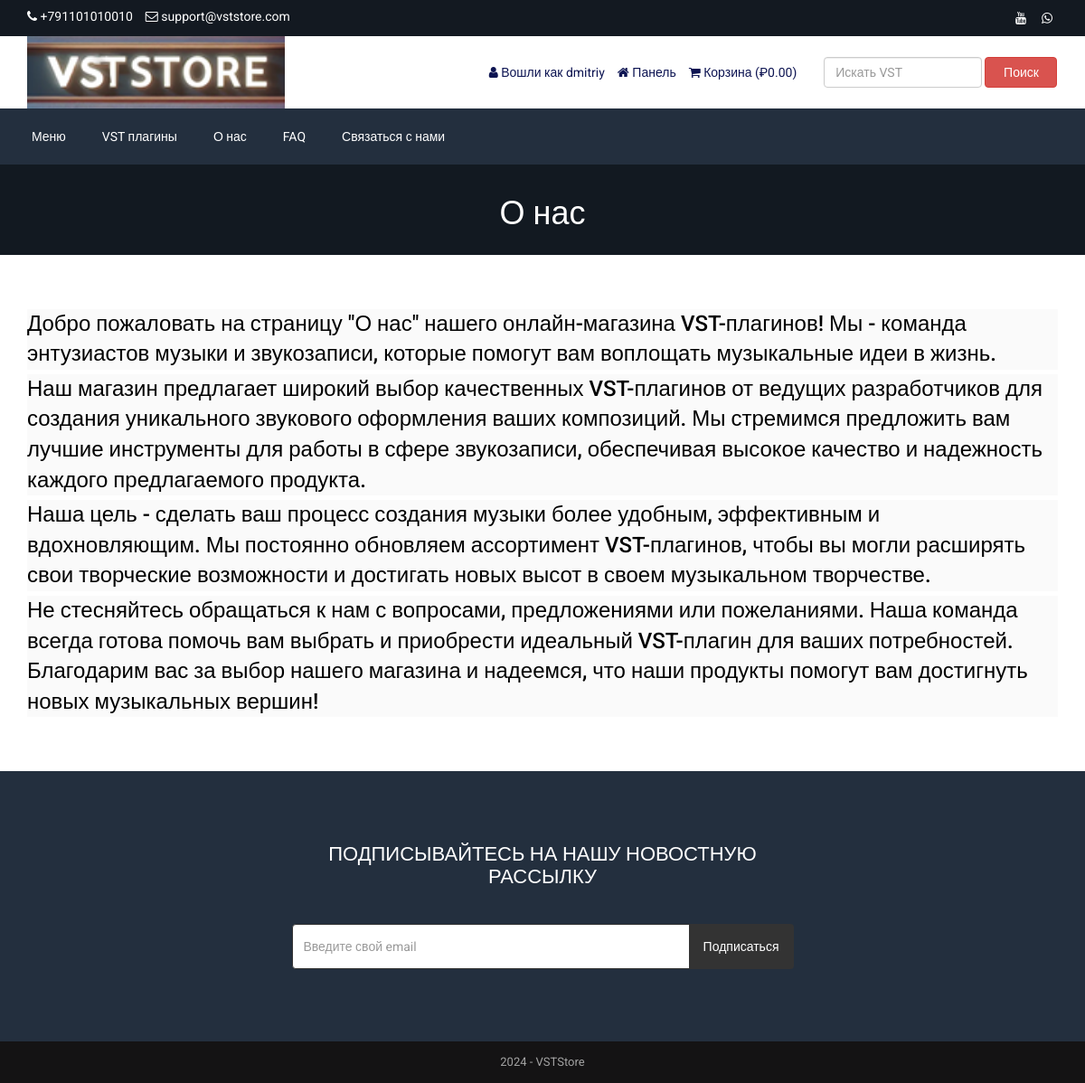
The app's page /about.php (signed in) with its own data.
### tables this page shows
CREATE TABLE `tbl_settings` (
  `id` int NOT NULL,
  `logo` varchar(255) NOT NULL,
  `favicon` varchar(255) NOT NULL,
  `footer_about` text NOT NULL,
  `footer_copyright` text NOT NULL,
  `contact_address` text NOT NULL,
  `contact_email` text NOT NULL,
  `contact_phone` varchar(255) NOT NULL,
  `receive_email` varchar(255) NOT NULL,
  `receive_email_subject` varchar(255) NOT NULL,
  `receive_email_thank_you_message` text NOT NULL,
  `forget_password_message` text NOT NULL,
  `total_recent_post_footer` int NOT NULL,
  `total_popular_post_footer` int NOT NULL,
  `total_recent_post_sidebar` int NOT NULL,
  `total_popular_post_sidebar` int NOT NULL,
  `total_featured_product_home` int NOT NULL,
  `total_latest_product_home` int NOT NULL,
  `total_popular_product_home` int NOT NULL,
  `meta_title_home` text NOT NULL,
  `meta_keyword_home` text NOT NULL,
  `meta_description_home` text NOT NULL,
  `banner_login` varchar(255) NOT NULL,
  `banner_registration` varchar(255) NOT NULL,
  `banner_forget_password` varchar(255) NOT NULL,
  `banner_reset_password` varchar(255) NOT NULL,
  `banner_search` varchar(255) NOT NULL,
  `banner_cart` varchar(255) NOT NULL,
  `banner_checkout` varchar(255) NOT NULL,
  `banner_product_category` varchar(255) NOT NULL,
  `banner_blog` varchar(255) NOT NULL,
  `cta_title` varchar(255) NOT NULL,
  `cta_content` text NOT NULL,
  `cta_read_more_text` varchar(255) NOT NULL,
  `cta_read_more_url` varchar(255) NOT NULL,
  `cta_photo` varchar(255) NOT NULL,
  `featured_product_title` varchar(255) NOT NULL,
  `featured_product_subtitle` varchar(255) NOT NULL,
  `latest_product_title` varchar(255) NOT NULL,
  `latest_product_subtitle` varchar(255) NOT NULL,
  `popular_product_title` varchar(255) NOT NULL,
  `popular_product_subtitle` varchar(255) NOT NULL,
  `testimonial_title` varchar(255) NOT NULL,
  `testimonial_subtitle` varchar(255) NOT NULL,
  `testimonial_photo` varchar(255) NOT NULL,
  `before_head` text NOT NULL,
  `after_body` text NOT NULL,
  `before_body` text NOT NULL,
  `home_service_on_off` int NOT NULL,
  `home_welcome_on_off` int NOT NULL,
  `home_featured_product_on_off` int NOT NULL,
  `home_latest_product_on_off` int NOT NULL,
  `home_popular_product_on_off` int NOT NULL,
  `home_testimonial_on_off` int NOT NULL,
  `ads_above_welcome_on_off` int NOT NULL,
  `ads_above_featured_product_on_off` int NOT NULL,
  `ads_above_latest_product_on_off` int NOT NULL,
  `ads_above_popular_product_on_off` int NOT NULL,
  `ads_above_testimonial_on_off` int NOT NULL,
  `ads_category_sidebar_on_off` int NOT NULL
);

CREATE TABLE `tbl_social` (
  `social_id` int NOT NULL,
  `social_name` varchar(30) NOT NULL,
  `social_url` varchar(255) NOT NULL,
  `social_icon` varchar(30) NOT NULL
);

CREATE TABLE `tbl_top_category` (
  `tcat_id` int NOT NULL,
  `tcat_name` varchar(255) NOT NULL,
  `show_on_menu` int NOT NULL
);

CREATE TABLE `tbl_page` (
  `id` int NOT NULL,
  `about_title` varchar(255) NOT NULL,
  `about_content` text NOT NULL,
  `about_banner` varchar(255) NOT NULL,
  `about_meta_title` varchar(255) NOT NULL,
  `about_meta_keyword` text NOT NULL,
  `about_meta_description` text NOT NULL,
  `faq_title` varchar(255) NOT NULL,
  `faq_banner` varchar(255) NOT NULL,
  `faq_meta_title` varchar(255) NOT NULL,
  `faq_meta_keyword` text NOT NULL,
  `faq_meta_description` text NOT NULL,
  `blog_title` varchar(255) NOT NULL,
  `blog_banner` varchar(255) NOT NULL,
  `blog_meta_title` varchar(255) NOT NULL,
  `blog_meta_keyword` text NOT NULL,
  `blog_meta_description` text NOT NULL,
  `contact_title` varchar(255) NOT NULL,
  `contact_banner` varchar(255) NOT NULL,
  `contact_meta_title` varchar(255) NOT NULL,
  `contact_meta_keyword` text NOT NULL,
  `contact_meta_description` text NOT NULL,
  `pgallery_title` varchar(255) NOT NULL,
  `pgallery_banner` varchar(255) NOT NULL,
  `pgallery_meta_title` varchar(255) NOT NULL,
  `pgallery_meta_keyword` text NOT NULL,
  `pgallery_meta_description` text NOT NULL,
  `vgallery_title` varchar(255) NOT NULL,
  `vgallery_banner` varchar(255) NOT NULL,
  `vgallery_meta_title` varchar(255) NOT NULL,
  `vgallery_meta_keyword` text NOT NULL,
  `vgallery_meta_description` text NOT NULL
);

### about.php (the view)
<?php require_once('header.php'); ?>
<?php
$statement = $pdo->prepare("SELECT * FROM tbl_page WHERE id=1");
$statement->execute();
$result = $statement->fetchAll(PDO::FETCH_ASSOC);
foreach ($result as $row) {
   $about_title = $row['about_title'];
    $about_content = $row['about_content'];
    $about_banner = $row['about_banner'];
}
?>
<div class="page-banner" style="background-image: url(assets/uploads/<?php echo $about_banner; ?>);">
    <div class="inner">
        <h1><?php echo $about_title; ?></h1>
    </div>
</div>
<div class="page">
    <div class="container">
        <div class="row">
            <div class="col-md-12">
                <p>
                    <?php echo $about_content; ?>
                </p>
            </div>
        </div>
    </div>
</div>
<?php require_once('footer.php'); ?>

### header.php (shortened to what this page needs)
<?php
include("admin/inc/config.php");
$statement = $pdo->prepare("SELECT * FROM tbl_settings WHERE id=1");
$statement->execute();
$result = $statement->fetchAll(PDO::FETCH_ASSOC);
foreach ($result as $row)
{
	$logo = $row['logo'];
	$contact_email = $row['contact_email'];
	$contact_phone = $row['contact_phone'];
}
?>
<!DOCTYPE html>
<html lang="en">
<head>
	<link rel="stylesheet" href="assets/css/bootstrap.min.css">
	<link rel="stylesheet" href="assets/css/font-awesome.min.css">
	<link rel="stylesheet" href="assets/css/owl.carousel.min.css">
	<link rel="stylesheet" href="assets/css/owl.theme.default.min.css">
	<link rel="stylesheet" href="assets/css/jquery.bxslider.min.css">
    <link rel="stylesheet" href="assets/css/magnific-popup.css">
    <link rel="stylesheet" href="assets/css/rating.css">
	<link rel="stylesheet" href="assets/css/spacing.css">
	<link rel="stylesheet" href="assets/css/bootstrap-touch-slider.css">
	<link rel="stylesheet" href="assets/css/animate.min.css">
	<link rel="stylesheet" href="assets/css/tree-menu.css">
	<link rel="stylesheet" href="assets/css/select2.min.css">
	<link rel="stylesheet" href="assets/css/main.css">
	<link rel="stylesheet" href="assets/css/responsive.css">
	<?php
	$statement = $pdo->prepare("SELECT * FROM tbl_page WHERE id=1");
	$statement->execute();
	$result = $statement->fetchAll(PDO::FETCH_ASSOC);
		?>
</head>
<body>
<div class="top">
	<div class="container">
		<div class="row">
			<div class="col-md-6 col-sm-6 col-xs-12">
				<div class="left">
					<ul>
						<li><i class="fa fa-phone"></i> <?php echo $contact_phone; ?></li>
						<li><i class="fa fa-envelope-o"></i> <?php echo $contact_email; ?></li>
					</ul>
				</div>
			</div>
			<div class="col-md-6 col-sm-6 col-xs-12">
				<div class="right">
					<ul>
						<?php
						$statement = $pdo->prepare("SELECT * FROM tbl_social");
						$statement->execute();
						$result = $statement->fetchAll(PDO::FETCH_ASSOC);
						foreach ($result as $row) {
							?>
							<?php if($row['social_url'] != ''): ?>
							<li><a href="<?php echo $row['social_url']; ?>"><i class="<?php echo $row['social_icon']; ?>"></i></a></li>
							<?php endif; ?>
							<?php
						}
						?>
					</ul>
				</div>
			</div>
		</div>
	</div>
</div>
<div class="header">
	<div class="container">
		<div class="row inner">
			<div class="col-md-4 logo">
				<a href="index.php"><img src="assets/uploads/<?php echo $logo; ?>" alt="logo image"></a>
			</div>
			<div class="col-md-5 right">
				<ul>
					<?php
					if(isset($_SESSION['customer'])) {
						?>
						<li><i class="fa fa-user"></i> <?php echo LANG_VALUE_13; ?> <?php echo $_SESSION['customer']['cust_name']; ?></li>
						<li><a href="dashboard.php"><i class="fa fa-home"></i> <?php echo LANG_VALUE_89; ?></a></li>
						<?php
					} else {
						?>
						<li><a href="login.php"><i class="fa fa-sign-in"></i> <?php echo LANG_VALUE_9; ?></a></li>
						<li><a href="registration.php"><i class="fa fa-user-plus"></i> <?php echo LANG_VALUE_15; ?></a></li>
						<?php
					}
					?>
					<li><a href="cart.php"><i class="fa fa-shopping-cart"></i> <?php echo LANG_VALUE_18; ?> (<?php echo LANG_VALUE_1; ?><?php
					if(isset($_SESSION['cart_p_id'])) {
						$table_total_price = 0;
						$i=0;
	                    foreach($_SESSION['cart_p_qty'] as $key => $value)
	                    {
	                        $i++;
	                        $arr_cart_p_qty[$i] = $value;
	                    }                    $i=0;
	                    foreach($_SESSION['cart_p_current_price'] as $key => $value)
	                    {
	                        $i++;
	                        $arr_cart_p_current_price[$i] = $value;
	                    }
	                    for($i=1;$i<=count($arr_cart_p_qty);$i++) {
	                    	$row_total_price = $arr_cart_p_current_price[$i]*$arr_cart_p_qty[$i];
	                        $table_total_price = $table_total_price + $row_total_price;
	                    }
						echo $table_total_price;
					} else {
						echo '0.00';
					}
					?>)</a></li>
				</ul>
			</div>
			<div class="col-md-3 search-area">
				<form class="navbar-form navbar-left" role="search" action="search-result.php" method="get">
					<div class="form-group">
						<input type="text" class="form-control search-top" placeholder="<?php echo LANG_VALUE_2; ?>" name="search_text">
					</div>
					<button type="submit" class="btn btn-danger"><?php echo LANG_VALUE_3; ?></button>
				</form>
			</div>
		</div>
	</div>
</div>
<div class="nav">
	<div class="container">
		<div class="row">
			<div class="col-md-12 pl_0 pr_0">
				<div class="menu-container">
					<div class="menu">
						<ul>
							<li><a href="index.php">Меню</a></li>
							<?php
							$statement = $pdo->prepare("SELECT * FROM tbl_top_category WHERE show_on_menu=1");
							$statement->execute();
							$result = $statement->fetchAll(PDO::FETCH_ASSOC);
							foreach ($result as $row) {
								?>
								<li><a href="product-category.php?id=<?php echo $row['tcat_id']; ?>&type=top-category"><?php echo $row['tcat_name']; ?></a>
								</li>
								<?php
							}
							?>
							<?php
							$statement = $pdo->prepare("SELECT * FROM tbl_page WHERE id=1");
							$statement->execute();
							$result = $statement->fetchAll(PDO::FETCH_ASSOC);
							foreach ($result as $row) {
								$about_title = $row['about_title'];
								$faq_title = $row['faq_title'];
								$contact_title = $row['contact_title'];
							}
							?>
							<li><a href="about.php"><?php echo $about_title; ?></a></li>
							<li><a href="faq.php"><?php echo $faq_title; ?></a></li>
							<li><a href="contact.php"><?php echo $contact_title; ?></a></li>
						</ul>
					</div>
				</div>
			</div>
		</div>
	</div>
</div>

### footer.php (shortened to what this page needs)
<?php
$statement = $pdo->prepare("SELECT * FROM tbl_settings WHERE id=1");
$statement->execute();
$result = $statement->fetchAll(PDO::FETCH_ASSOC);
foreach ($result as $row)
{
	$footer_copyright = $row['footer_copyright'];
}
?>
<section class="home-newsletter">
	<div class="container">
		<div class="row">
			<div class="col-md-6 col-md-offset-3">
				<div class="single">
				<form action="" method="post">
					<h2><?php echo LANG_VALUE_93; ?></h2>
					<div class="input-group">
			        	<input type="email" class="form-control" placeholder="<?php echo LANG_VALUE_95; ?>" name="email_subscribe">
			         	<span class="input-group-btn">
			         	<button class="btn btn-theme" type="submit" name="form_subscribe"><?php echo LANG_VALUE_92; ?></button>
			         	</span>
			        </div>
				</div>
			</div>
		</div>
	</div>
</section>
<div class="footer-bottom">
	<div class="container">
		<div class="row">
			<div class="col-md-12 copyright">
				<?php echo $footer_copyright; ?>
			</div>
		</div>
	</div>
</div>
</body>
</html>

### assets/css/main.css (style rules this page uses)
* { margin: 0; padding: 0; }
body { font-family: "Roboto", sans-serif; font-size: 14px; }
h1, h2, h3, h4, h5, h6 { font-family: "Roboto", sans-serif; }
a { text-decoration: none; }
.top { width: 100%; height: 40px; background: #131921; }
.top .left { float: left; }
.top .left ul { padding-top: 8px; }
.top .left ul li { list-style-type: none; float: left; margin-right: 14px; color: white; }
.top .left ul li i { color: white; }
.top .right { float: right; }
.top .right ul { padding-top: 8px; }
.top .right ul li { list-style-type: none; float: left; margin-left: 5px; }
.top .right ul li a { color: white; width: 24px; height: 24px; line-height: 24px; text-align: center; border-radius: 50%; display: block; transition: all 0.4s ease; }
.header { width: 100%; height: auto; background: #fff; }
.header .inner { height: auto; display: table; }
.header .logo { float: none; display: table-cell; vertical-align: middle; }
.header .logo img { max-width: 100%; height: 80px; }
.header .navbar-form .form-control { width: 300px; }
.header .search-area { float: none; display: table-cell; vertical-align: middle; }
.header .search-area .form-group { width: calc(100% - 84px); }
.header .search-area button { width: 80px; }
.header .search-area form { width: 100%; }
.header .right { float: none; display: table-cell; vertical-align: middle; padding-right: 0; }
.header .right ul { float: right; margin-bottom: 0; }
.header .right ul li { list-style-type: none; float: left; margin-left: 14px; color: #0d1452; }
.header .right ul li a { color: #0d1452; }
.header .navbar-form .search-top { width: 100%; }
.nav { background: #232f3e; }
.menu-container { width: 100%; margin: 0 auto; background: #232f3e; }
.menu-dropdown-icon:before { content: "\f067"; font-family: "FontAwesome"; display: none; cursor: pointer; float: right; padding: 1.5em 2em; background: #fff; color: #333; }
.menu > ul { margin: 0 auto; width: 100%; list-style: none; padding: 0; position: relative; box-sizing: border-box; }
.menu > ul:before, .menu > ul:after { content: ""; display: table; }
.menu > ul:after { clear: both; }
.menu > ul > li { float: left; padding: 0; margin: 0; }
.menu > ul > li a { text-decoration: none; padding: 1.5em 20px; display: block; color: #fff; }
.footer-bottom { width: 100%; height: auto; background: #141314; padding: 14px 0; }
.footer-bottom .copyright { font-size: 13px; color: #a3a3a3; text-align: center; }
.page-banner { width: 100%; height: auto; background-repeat: no-repeat; background-position: center center; -webkit-background-size: cover; background-size: cover; position: relative; padding-top: 15px; padding-bottom: 15px; overflow: hidden; }
.page-banner h1 { color: #fff; text-align: center; z-index: 999; position: relative; }
.page { width: 100%; height: auto; padding-top: 50px; padding-bottom: 50px; }
.home-newsletter { padding: 80px 0; background: #232f3e; }
.home-newsletter .single { max-width: 650px; margin: 0 auto; text-align: center; position: relative; z-index: 2; }
.home-newsletter .single h2 { font-size: 22px; color: white; text-transform: uppercase; margin-bottom: 40px; margin-top: 0; }
.home-newsletter .single .form-control { height: 50px; border-color: #333; outline: none; }
.home-newsletter .single .btn { min-height: 50px; background: #333; color: #fff; padding-left: 15px; padding-right: 15px; }

### assets/css/responsive.css (style rules this page uses)
@media only screen and (min-width: 992px) { .header .inner { width: 100%; } }
@media only screen and (min-width: 992px) { .header .search-area { padding-right: 0; } }
@media only screen and (min-width: 992px) { .header .search-area form { padding-right: 0; } }
@media only screen and (min-width: 992px) { .header .container { padding-right: 0; } }

### records on screen
tbl_settings: contact_phone "+791101010010", contact_email "support@vststore.com", logo (picture), footer_copyright "2024 - VSTStore"
tbl_top_category: tcat_name "VST плагины"
tbl_page: about_title "О нас", faq_title "FAQ", contact_title "Связаться с нами", about_banner (picture), about_content "Добро пожаловать на страницу \"О нас\" нашего онлайн-магазина VST-плагинов! Мы - команда энтузиастов музыки и звукозаписи, которые помогут вам воплощать музыкальные идеи в жизнь. Наш магазин предлагает широкий выбор качественных VST-плагинов от ведущих разработчиков для создания уникального звукового оформления ваших композиций. Мы стремимся предложить вам лучшие инструменты для работы в сфере звукозаписи, обеспечивая высокое качество и надежность каждого предлагаемого продукта. Наша цель - сделать ваш процесс создания музыки более удобным, эффективным и вдохновляющим. Мы постоянно обновляем ассортимент VST-плагинов, чтобы вы могли расширять свои творческие возможности и достигать новых высот…"

### other values on screen
LANG_VALUE_13 "Вошли как"
$_SESSION['customer']['cust_name'] "dmitriy"
LANG_VALUE_89 "Панель"
LANG_VALUE_18 "Корзина"
LANG_VALUE_1 "₽"
LANG_VALUE_3 "Поиск"
LANG_VALUE_93 "ПОДПИСЫВАЙТЕСЬ НА НАШУ НОВОСТНУЮ РАССЫЛКУ"
LANG_VALUE_92 "Подписаться"
